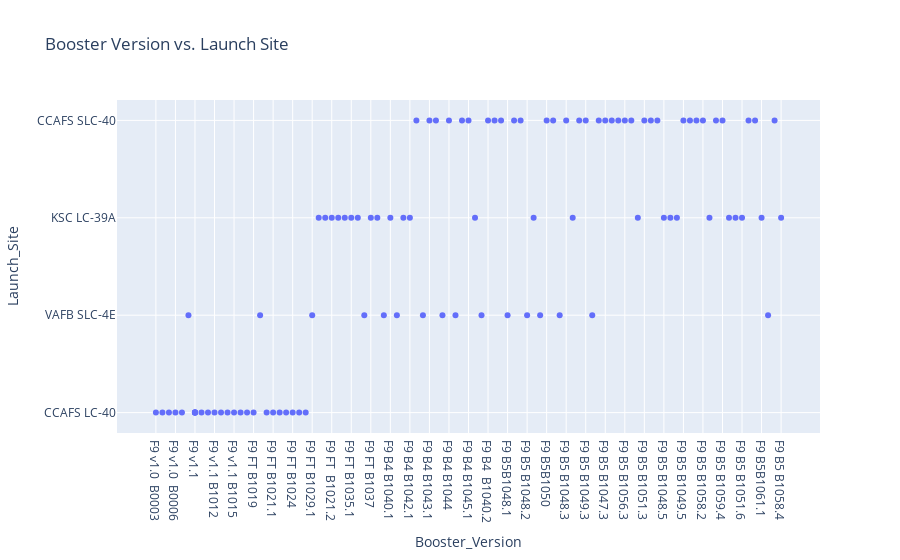

The code cell stored with this chart in its notebook:
### Code cell
import pandas as pd
import plotly.express as px
import matplotlib.pyplot as plt

# Load the data from the specified file path
file_path = r"C:\Users\dedof\Downloads\Spacex.csv"
data = pd.read_csv(file_path)

# Print the first few rows to understand the data
print(data.head())

# Assuming 'Booster_Version' is used instead of 'FlightNumber'
fig = px.scatter(data, x='Booster_Version', y='Launch_Site', title='Booster Version vs. Launch Site')
fig.show()

# Save the plot as an image file for the screenshot
fig.write_image("scatter_plot_boosterversion_launchsite.png")

# Alternatively, you can use matplotlib to create and save the plot
plt.figure(figsize=(10, 6))
plt.scatter(data['Booster_Version'], data['Launch_Site'], alpha=0.7)
plt.title('Booster Version vs. Launch Site')
plt.xlabel('Booster Version')
plt.ylabel('Launch Site')
plt.grid(True)
plt.savefig("scatter_plot_boosterversion_launchsite_matplotlib.png")
plt.show()

### Figure 1 — Plotly figure (JSON) as saved in the notebook; plotly's stock layout.template omitted (floating-point values rounded to 4 significant figures)
{"data": [{"hovertemplate": "Booster_Version=%{x}<br>Launch_Site=%{y}<extra></extra>", "legendgroup": "", "marker": {"color": "#636efa", "symbol": "circle"}, "mode": "markers", "name": "", "orientation": "v", "showlegend": false, "type": "scatter", "x": ["F9 v1.0  B0003", "F9 v1.0  B0004", "F9 v1.0  B0005", "F9 v1.0  B0006", "F9 v1.0  B0007", "F9 v1.1  B1003", "F9 v1.1", "F9 v1.1", "F9 v1.1", "F9 v1.1", "F9 v1.1", "F9 v1.1 B1011", "F9 v1.1 B1010", "F9 v1.1 B1012", "F9 v1.1 B1013", "F9 v1.1 B1014", "F9 v1.1 B1015", "F9 v1.1 B1016", "F9 v1.1 B1018", "F9 FT B1019", "F9 v1.1 B1017", "F9 FT B1020", "F9 FT B1021.1", "F9 FT B1022", "F9 FT B1023.1", "F9 FT B1024", "F9 FT B1025.1", "F9 FT B1026", "F9 FT B1029.1", "F9 FT B1031.1", "F9 FT B1030", "F9 FT  B1021.2", "F9 FT B1032.1", "F9 FT B1034", "F9 FT B1035.1", "F9 FT  B1029.2", "F9 FT B1036.1", "F9 FT B1037", "F9 B4 B1039.1", "F9 FT B1038.1", "F9 B4 B1040.1", "F9 B4 B1041.1", "F9 FT  B1031.2", "F9 B4 B1042.1", "F9 FT  B1035.2", "F9 FT  B1036.2", "F9 B4 B1043.1", "F9 FT  B1032.2", "F9 FT  B1038.2", "F9 B4 B1044", "F9 B4  B1041.2", "F9 B4  B1039.2", "F9 B4 B1045.1", "F9 B5  B1046.1", "F9 B4  B1043.2", "F9 B4  B1040.2", "F9 B4 B1045.2", "F9 B5B1047.1", "F9 B5B1048.1", "F9 B5 B1046.2", "F9 B5B1049.1", "F9 B5 B1048.2", "F9 B5 B1047.2", "F9 B5 B1046.3", "F9 B5B1050", "F9 B5B1054", "F9 B5 B1049.2", "F9 B5 B1048.3", "F9 B5B1051.1", "F9 B5B1056.1 ", "F9 B5 B1049.3", "F9 B5 B1051.2 ", "F9 B5 B1056.2 ", "F9 B5 B1047.3 ", "F9 B5 B1048.4", "F9 B5B1059.1", "F9 B5 B1056.3 ", "F9 B5 B1049.4", "F9 B5 B1046.4", "F9 B5 B1051.3", "F9 B5 B1056.4", "F9 B5 B1059.2", "F9 B5 B1048.5", "F9 B5 B1051.4", "F9 B5B1058.1 ", "F9 B5 B1049.5", "F9 B5 B1059.3", "F9 B5B1060.1", "F9 B5 B1058.2 ", "F9 B5 B1051.5", "F9 B5 B1049.6", "F9 B5 B1059.4", "F9 B5 B1060.2 ", "F9 B5 B1058.3 ", "F9 B5 B1051.6", "F9 B5 B1060.3", "F9 B5B1062.1", "F9 B5B1061.1 ", "F9 B5B1063.1", "F9 B5 B1049.7 ", "F9 B5 B1058.4 "], "xaxis": "x", "y": ["CCAFS LC-40", "CCAFS LC-40", "CCAFS LC-40", "CCAFS LC-40", "CCAFS LC-40", "VAFB SLC-4E", "CCAFS LC-40", "CCAFS LC-40", "CCAFS LC-40", "CCAFS LC-40", "CCAFS LC-40", "CCAFS LC-40", "CCAFS LC-40", "CCAFS LC-40", "CCAFS LC-40", "CCAFS LC-40", "CCAFS LC-40", "CCAFS LC-40", "CCAFS LC-40", "CCAFS LC-40", "VAFB SLC-4E", "CCAFS LC-40", "CCAFS LC-40", "CCAFS LC-40", "CCAFS LC-40", "CCAFS LC-40", "CCAFS LC-40", "CCAFS LC-40", "VAFB SLC-4E", "KSC LC-39A", "KSC LC-39A", "KSC LC-39A", "KSC LC-39A", "KSC LC-39A", "KSC LC-39A", "KSC LC-39A", "VAFB SLC-4E", "KSC LC-39A", "KSC LC-39A", "VAFB SLC-4E", "KSC LC-39A", "VAFB SLC-4E", "KSC LC-39A", "KSC LC-39A", "CCAFS SLC-40", "VAFB SLC-4E", "CCAFS SLC-40", "CCAFS SLC-40", "VAFB SLC-4E", "CCAFS SLC-40", "VAFB SLC-4E", "CCAFS SLC-40", "CCAFS SLC-40", "KSC LC-39A", "VAFB SLC-4E", "CCAFS SLC-40", "CCAFS SLC-40", "CCAFS SLC-40", "VAFB SLC-4E", "CCAFS SLC-40", "CCAFS SLC-40", "VAFB SLC-4E", "KSC LC-39A", "VAFB SLC-4E", "CCAFS SLC-40", "CCAFS SLC-40", "VAFB SLC-4E", "CCAFS SLC-40", "KSC LC-39A", "CCAFS SLC-40", "CCAFS SLC-40", "VAFB SLC-4E", "CCAFS SLC-40", "CCAFS SLC-40", "CCAFS SLC-40", "CCAFS SLC-40", "CCAFS SLC-40", "CCAFS SLC-40", "KSC LC-39A", "CCAFS SLC-40", "CCAFS SLC-40", "CCAFS SLC-40", "KSC LC-39A", "KSC LC-39A", "KSC LC-39A", "CCAFS SLC-40", "CCAFS SLC-40", "CCAFS SLC-40", "CCAFS SLC-40", "KSC LC-39A", "CCAFS SLC-40", "CCAFS SLC-40", "KSC LC-39A", "KSC LC-39A", "KSC LC-39A", "CCAFS SLC-40", "CCAFS SLC-40", "KSC LC-39A", "VAFB SLC-4E", "CCAFS SLC-40", "KSC LC-39A"], "yaxis": "y"}], "layout": {"legend": {"tracegroupgap": 0}, "title": {"text": "Booster Version vs. Launch Site"}, "xaxis": {"anchor": "y", "domain": [0, 1], "title": {"text": "Booster_Version"}}, "yaxis": {"anchor": "x", "domain": [0, 1], "title": {"text": "Launch_Site"}}}}
